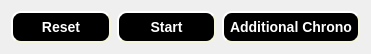
   <widget class="QWidget" name="horizontalLayoutWidget_5">
    <property name="geometry">
     <rect>
      <x>500</x>
      <y>100</y>
      <width>371</width>
      <height>51</height>
     </rect>
    </property>
    <layout class="QHBoxLayout" name="horizontalLayout_10">
     <item>
      <widget class="QPushButton" name="reset">
       <property name="styleSheet">
        <string notr="true">QPushButton#reset {
    border-style: outset;
    border-width: 2px;
    border-radius: 10px;
    border-color: beige;
    font: bold 14px;
     
    padding: 6px;
    background-color: #000000;
    color:#FFFFFF;
   
}
QPushButton#reset:pressed {
    background-color: gray;
    border-style: inset;
}
</string>
       </property>
       <property name="text">
        <string>Reset</string>
       </property>
      </widget>
     </item>
     <item>
      <widget class="QPushButton" name="start">
       <property name="styleSheet">
        <string notr="true">QPushButton#start {
    border-style: outset;
    border-width: 2px;
    border-radius: 10px;
    border-color: beige;
    font: bold 14px;
     
    padding: 6px;
    background-color: #000000;
    color:#FFFFFF;
   
}
QPushButton#start:pressed {
    background-color: gray;
    border-style: inset;
}
</string>
       </property>
       <property name="text">
        <string>Start</string>
       </property>
      </widget>
     </item>
     <item>
      <widget class="QPushButton" name="addAdditonalChronoButton">
       <property name="styleSheet">
        <string notr="true">QPushButton#addAdditonalChronoButton {
    border-style: outset;
    border-width: 2px;
    border-radius: 10px;
    border-color: beige;
    font: bold 14px;
     
    padding: 6px;
    background-color: #000000;
    color:#FFFFFF;
   
}
QPushButton#addAdditonalChronoButton:pressed {
    background-color: gray;
    border-style: inset;
}
</string>
       </property>
       <property name="text">
        <string>Additional Chrono</string>
       </property>
      </widget>
     </item>
    </layout>
   </widget>
